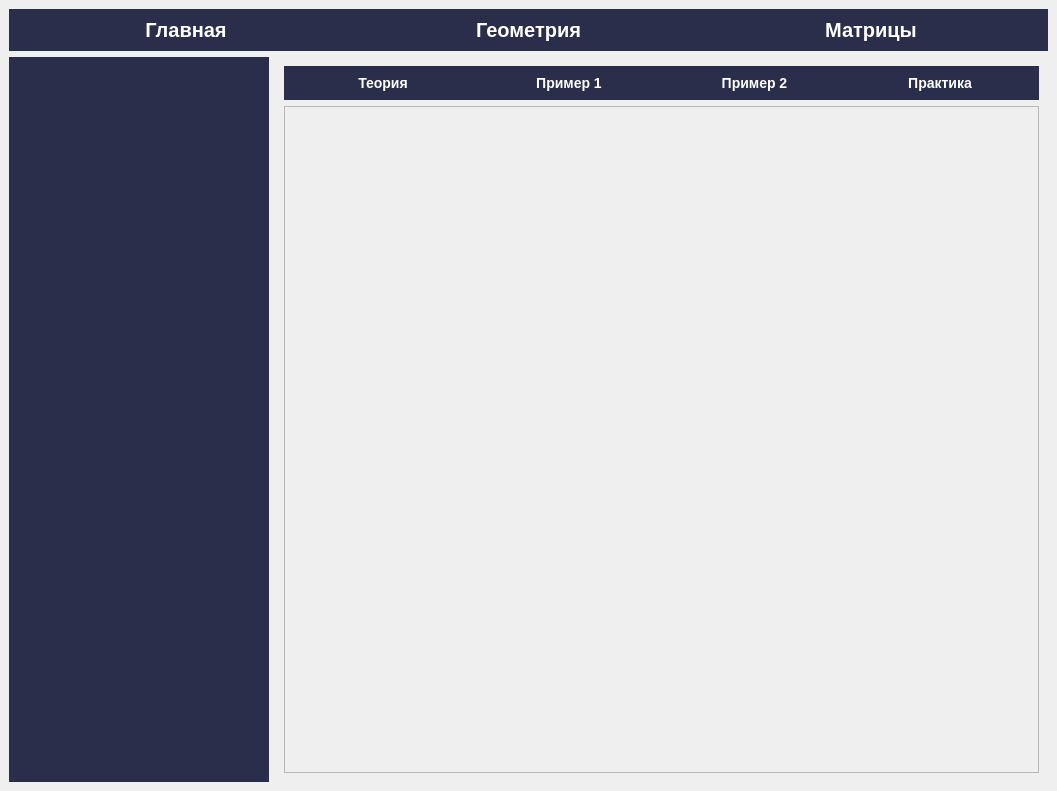
<?xml version="1.0" encoding="UTF-8"?>
<ui version="4.0">
 <class>spa_app</class>
 <widget class="QMainWindow" name="spa_app">
  <property name="geometry">
   <rect>
    <x>0</x>
    <y>0</y>
    <width>1057</width>
    <height>791</height>
   </rect>
  </property>
  <property name="windowTitle">
   <string>MainWindow</string>
  </property>
  <widget class="QWidget" name="content_window">
   <layout class="QGridLayout" name="gridLayout">
    <item row="0" column="0" colspan="2">
     <widget class="QWidget" name="pages_group" native="true">
      <property name="styleSheet">
       <string notr="true">QWidget {
	background: #2b2e4a ;
	border: none;
	color: white;
	font-size: 20px;
	font-weight: 900;
}</string>
      </property>
      <layout class="QHBoxLayout" name="horizontalLayout">
       <item>
        <widget class="QPushButton" name="home_page">
         <property name="cursor">
          <cursorShape>PointingHandCursor</cursorShape>
         </property>
         <property name="styleSheet">
          <string notr="true">QPushButton {
	border-radius: 4px;
}


QPushButton:hover {
	background: #903749;
}

QPushButton:pressed {
	background: #e84545;
}</string>
         </property>
         <property name="text">
          <string>Главная</string>
         </property>
        </widget>
       </item>
       <item>
        <widget class="QPushButton" name="geometry_page">
         <property name="cursor">
          <cursorShape>PointingHandCursor</cursorShape>
         </property>
         <property name="styleSheet">
          <string notr="true">QPushButton {
	border-radius: 4px;
}


QPushButton:hover {
	background: #903749;
}

QPushButton:pressed {
	background: #e84545;
}</string>
         </property>
         <property name="text">
          <string>Геометрия</string>
         </property>
        </widget>
       </item>
       <item>
        <widget class="QPushButton" name="matrix_page">
         <property name="cursor">
          <cursorShape>PointingHandCursor</cursorShape>
         </property>
         <property name="styleSheet">
          <string notr="true">QPushButton {
	border-radius: 4px;
}


QPushButton:hover {
	background: #903749;
}

QPushButton:pressed {
	background: #e84545;
}</string>
         </property>
         <property name="text">
          <string>Матрицы</string>
         </property>
        </widget>
       </item>
      </layout>
     </widget>
    </item>
    <item row="1" column="0">
     <widget class="QTreeView" name="theme_section">
      <property name="maximumSize">
       <size>
        <width>260</width>
        <height>16777215</height>
       </size>
      </property>
      <property name="styleSheet">
       <string notr="true">QTreeView {
	background: #2b2e4a ;
	border: none;
	color: white;
	font-size: 20px;
}</string>
      </property>
     </widget>
    </item>
    <item row="1" column="1">
     <widget class="QWidget" name="content_frame" native="true">
      <layout class="QGridLayout" name="gridLayout_2">
       <item row="0" column="0">
        <widget class="QWidget" name="theme_options" native="true">
         <property name="styleSheet">
          <string notr="true">QWidget {
	background: #2b2e4a ;
	border: none;
	color: white;
	font-size: 14px;
	font-weight: bold;
}</string>
         </property>
         <layout class="QHBoxLayout" name="horizontalLayout_2">
          <item>
           <widget class="QPushButton" name="treory_btn">
            <property name="cursor">
             <cursorShape>PointingHandCursor</cursorShape>
            </property>
            <property name="styleSheet">
             <string notr="true">QPushButton {
	border-radius: 4px;
}


QPushButton:hover {
	background: #903749;
}

QPushButton:pressed {
	background: #e84545;
}</string>
            </property>
            <property name="text">
             <string>Теория</string>
            </property>
           </widget>
          </item>
          <item>
           <widget class="QPushButton" name="second_exmple_btn">
            <property name="cursor">
             <cursorShape>PointingHandCursor</cursorShape>
            </property>
            <property name="styleSheet">
             <string notr="true">QPushButton {
	border-radius: 4px;
}


QPushButton:hover {
	background: #903749;
}

QPushButton:pressed {
	background: #e84545;
}</string>
            </property>
            <property name="text">
             <string>Пример 1</string>
            </property>
           </widget>
          </item>
          <item>
           <widget class="QPushButton" name="first_example_btn">
            <property name="cursor">
             <cursorShape>PointingHandCursor</cursorShape>
            </property>
            <property name="styleSheet">
             <string notr="true">QPushButton {
	border-radius: 4px;
}


QPushButton:hover {
	background: #903749;
}

QPushButton:pressed {
	background: #e84545;
}</string>
            </property>
            <property name="text">
             <string>Пример 2</string>
            </property>
           </widget>
          </item>
          <item>
           <widget class="QPushButton" name="practice_btn">
            <property name="cursor">
             <cursorShape>PointingHandCursor</cursorShape>
            </property>
            <property name="styleSheet">
             <string notr="true">QPushButton {
	border-radius: 4px;
}


QPushButton:hover {
	background: #903749;
}

QPushButton:pressed {
	background: #e84545;
}</string>
            </property>
            <property name="text">
             <string>Практика</string>
            </property>
           </widget>
          </item>
         </layout>
        </widget>
       </item>
       <item row="1" column="0">
        <widget class="QScrollArea" name="content_scroll_area">
         <property name="widgetResizable">
          <bool>true</bool>
         </property>
         <widget class="QWidget" name="scrollAreaWidgetContents">
          <property name="geometry">
           <rect>
            <x>0</x>
            <y>0</y>
            <width>753</width>
            <height>664</height>
           </rect>
          </property>
         </widget>
        </widget>
       </item>
      </layout>
     </widget>
    </item>
   </layout>
  </widget>
 </widget>
 <resources/>
 <connections/>
</ui>
